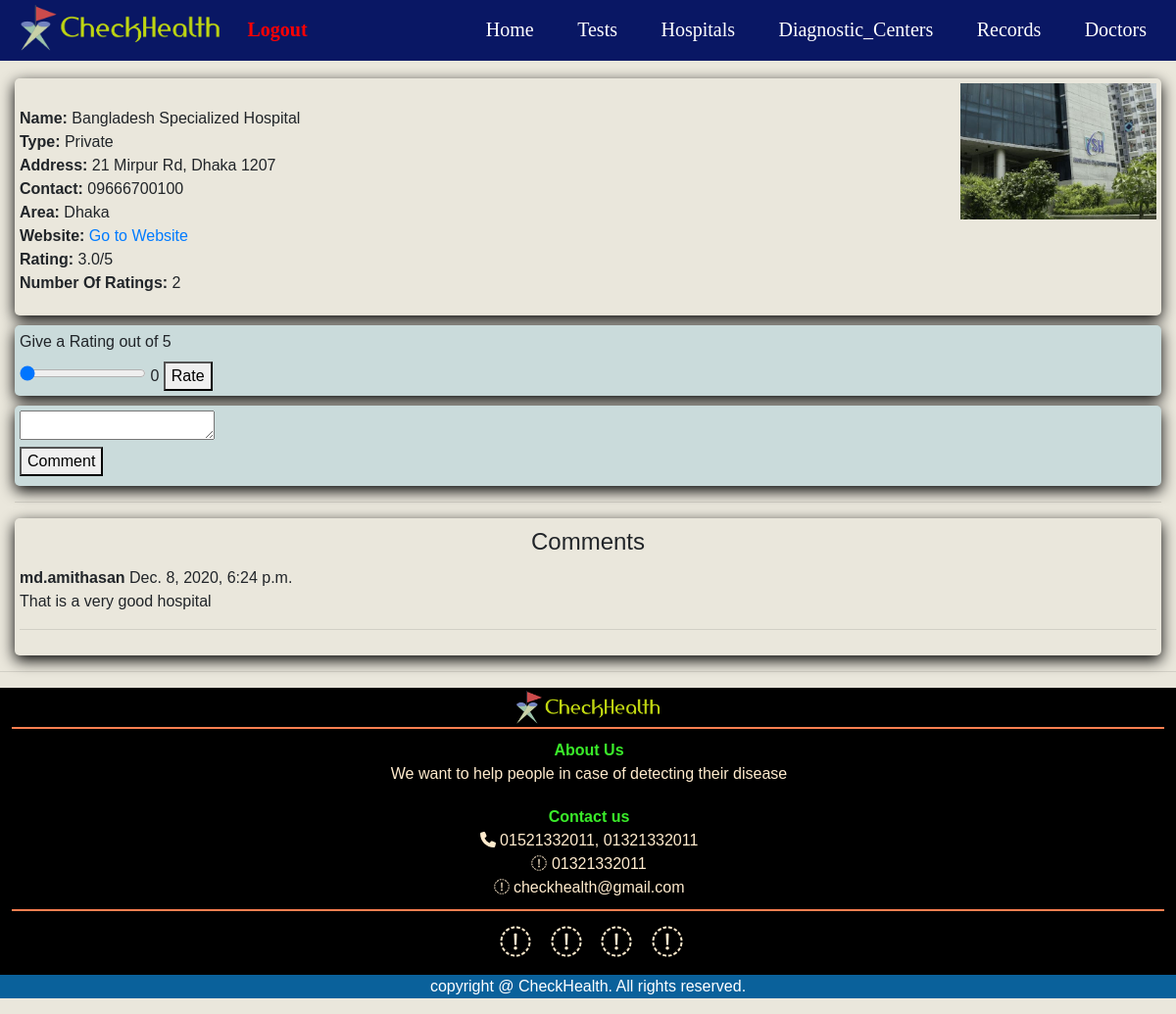
Page /hospitalDetails/1 (signed in) on the committed database.
### SARZS/models.py (models this page shows)
class hospitals(models.Model):
    Hid = models.CharField(max_length=10, null=True)
    Name = models.CharField(max_length=200, null=True)
    type = (
        ('Government', 'Government'),
        ('Private','Private'),
    )
    Type = models.CharField(max_length=50, null=True, choices=type)
    Address = models.CharField(max_length=400, null=True)
    Contact = models.CharField(max_length=100, null=True)
    Website = models.CharField(max_length=100, null=True)
    division = (
        ('Barishal','Barishal '),
        ('Chittagong', 'Chittagong '),
        ('Dhaka', 'Dhaka'),
        ('Mymensingh', 'Mymensingh'),
        ('Khulna','Khulna'),
        ('Rajshahi', 'Rajshahi'),
        ('Rangpur', 'Rangpur'),
        ('Sylhet', 'Sylhet'),
    )
    Area = models.CharField(max_length=50, null=True, choices=division)
    Rating = models.FloatField(null=True)
    TotalRating = models.FloatField(null=True)
    numberOfRating = models.IntegerField(null=True, default=0)
    photo = models.ImageField(upload_to="images" , null = True)

class hospitalReview(models.Model):
    Hid = models.CharField(max_length=10, null=True)
    user = models.CharField(max_length=100, null=True)
    comment = models.TextField(null=True)
    date = models.DateTimeField(auto_now_add=True, null=True)

### SARZS/views.py (the view)
# urls.py: path('hospitalDetails/<int:id>', hospitalDetails, name='hospitalDetails'),
@login_required(login_url='via')
def hospitalDetails(request,id):
    hospital = hospitals.objects.get(id=id)
    row = hospitalReview.objects.filter(Hid=hospital.Hid).order_by("-date")
    return render(request, 'htmls/HospitalReview.html', {'row':row, 'hospital': hospital})

### SARZS/templates/htmls/HospitalReview.html (shortened to what this page needs)
{% extends 'htmls/main.html' %}
{% block content %}
<head>
</head>
<body>
    <div id="details">
        <p>
            <img src="{{ hospital.photo.url }}" alt="">
            <br>
            <b>Name:</b>  {{hospital.Name}} <br>
            <b>Type:</b> {{hospital.Type}} <br>
            <b>Address:</b> {{hospital.Address}} <br>
            <b>Contact:</b> {{hospital.Contact}} <br>
            <b>Area:</b> {{hospital.Area}} <br>
            <b>Website:</b> <a href="{{ hospital.Website }}" target="_blank">Go to Website</a> <br>
            <b>Rating:</b> {{hospital.Rating}}/5 <br>
            <b>Number Of Ratings:</b> {{hospital.numberOfRating}}
        </p>
    </div>
<div id="review">
    <div id="ratings">
        <form action="{% url 'hospitalRating' hospital.id %}" method="POST">
            <label for="rating">Give a Rating out of 5 </label><br>
            <input type="range" name="rating" id="rangeInput" min="0" max="5" value="0" step="1"
            oninput="amount.value=rangeInput.value">
            <output name="amount" id="amount" for="rangeInput">0</output>
            <button type="submit">Rate</button>
        </form>
    </div>
    <div id="comments">
        <form action="{% url 'hospitalComment' hospital.id %}" method="POST">
            <textarea name="comment" cols="20" rows="1"></textarea>
            <br>
            <button type="submit">Comment</button>
        </form>
    </div>
</div>
<hr>
<div id="reviews">
    <h4>Comments</h4>
    {% for i in row %}
        <b>{{i.user}}</b>  {{i.date}}
            <br>
        {{i.comment}}
        <hr>
    {% endfor %}
</div>
</body>
{% endblock %}

### SARZS/templates/htmls/main.html (style rules this page uses)
body { background: #EAE7DC; }

### SARZS/templates/htmls/navBar.html (style rules this page uses)
html, body { margin: 0; padding: 0; width: 100%; }

### SARZS/templates/htmls/HospitalReview.html (style rules this page uses)
body { font-family: Helvetica, sans-serif; }
#details { padding: 5px; border-radius: 5px; box-shadow: 0 5px 15px rgb(0, 0, 0); }
#details p img { width: 200px; float: right; }
#ratings { margin-top: 10px; padding: 5px; border-radius: 5px; background-color: rgb(202, 219, 219); box-shadow: 0 5px 15px rgb(0, 0, 0); }
#comments { margin-top: 10px; padding: 5px; padding-bottom: 10px; border-radius: 5px; background-color: rgb(202, 219, 219); box-shadow: 0 5px 15px rgb(0, 0, 0); }
#reviews { margin-top: 10px; padding: 5px; padding-bottom: 10px; border-radius: 5px; box-shadow: 0 5px 15px rgb(0, 0, 0); }
#reviews h4 { margin-top: 5px; margin-bottom: 10px; text-align: center; }

### rows in the picture
hospitals: photo (picture), Name "Bangladesh Specialized Hospital", Type "Private", Address "21 Mirpur Rd, Dhaka 1207", Contact "09666700100", Area "Dhaka", Rating "3.0", numberOfRating "2"
hospitalReview: user "md.amithasan", date "Dec. 8, 2020, 6:24 p.m.", comment "That is a very good hospital"
